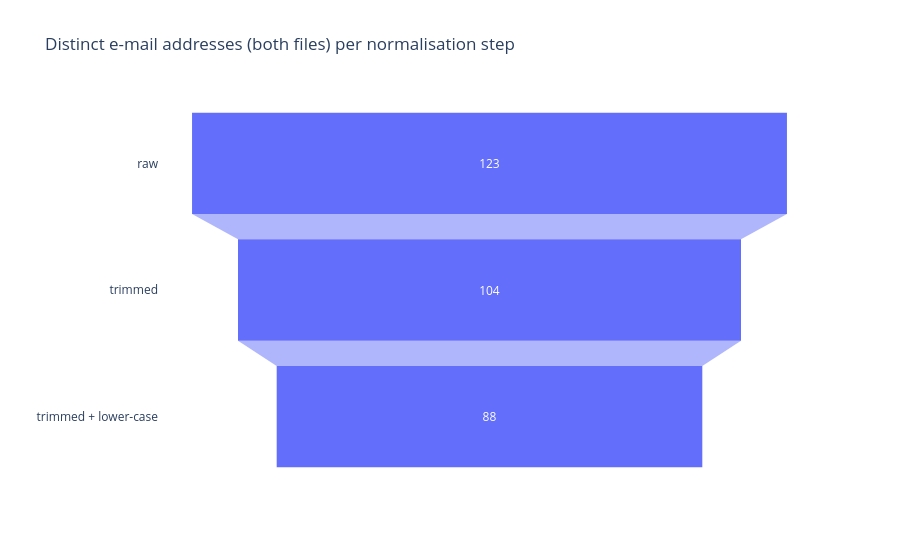

Here is the notebook cell this chart was saved with:
### Markdown cell above
**Finding:**
- `status` has **5** values instead of the documented 3: `ACTIVE` and `aktiv` appear next to `active`. Anything
  that counts active contracts would miss them.
- `vertical` and `source` only hold the documented values; `region` holds the 9 Austrian federal states.

### E-mail addresses

The e-mail address is the only attribute that identifies a person across both files. How many different addresses
are left after each cleaning step?

### Code cell
emails = pd.concat([leads_raw["email"], conv_raw["email"]])
email_steps = pd.DataFrame(
    {
        "step": ["raw", "trimmed", "trimmed + lower-case"],
        "distinct addresses": [
            emails.nunique(),
            emails.str.strip().nunique(),
            emails.str.strip().str.lower().nunique(),
        ],
    }
)

fig = px.funnel(
    email_steps,
    x="distinct addresses",
    y="step",
    title="Distinct e-mail addresses (both files) per normalisation step",
    labels={"step": ""},
)
fig.show()

### Figure 1 — Plotly figure (JSON) as saved in the notebook; plotly's stock layout.template omitted (floating-point values rounded to 4 significant figures)
{"data": [{"hovertemplate": "distinct addresses=%{x}<br>=%{y}<extra></extra>", "legendgroup": "", "marker": {"color": "#636efa"}, "name": "", "orientation": "h", "showlegend": false, "type": "funnel", "x": [123, 104, 88], "xaxis": "x", "y": ["raw", "trimmed", "trimmed + lower-case"], "yaxis": "y"}], "layout": {"legend": {"tracegroupgap": 0}, "title": {"text": "Distinct e-mail addresses (both files) per normalisation step"}, "xaxis": {"anchor": "y", "domain": [0.0, 1.0], "title": {"text": "distinct addresses"}}, "yaxis": {"anchor": "x", "domain": [0.0, 1.0], "title": {"text": ""}}}}
